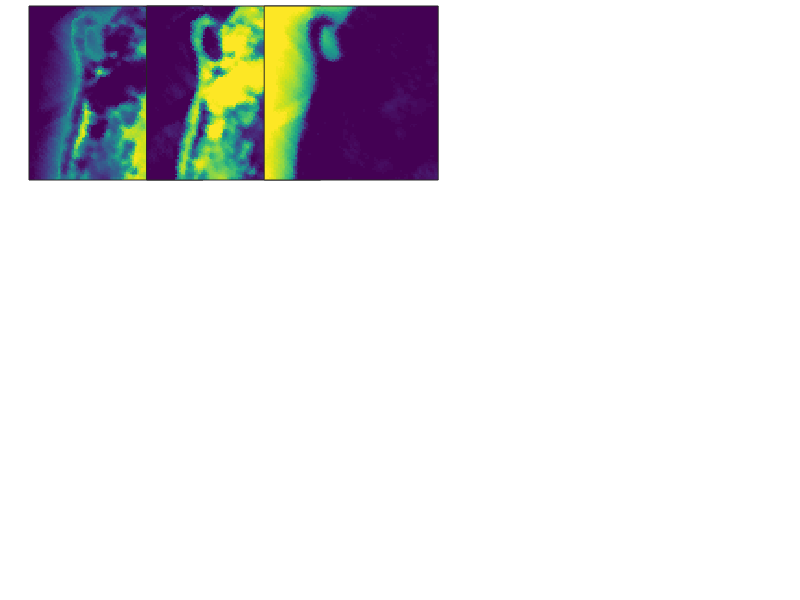

This figure's MATLAB source: (Note: this script raises an error after producing the figure.)
 close all;
 figure('units','normalized','outerposition',[0 0 1 1]);
 clear;
% font size
p = 8; x= 0.147; y=0.295;
a = 3; b = 3; pos = 0; t = 0.29;
% ground truth
load('dataset_real_samson.mat');
[n,m] = size(X);
k = size(W,2);

W_n = zscore(W);
H_r = reshape(H',sqrt(m),sqrt(m),k);

%[1]
h1 = subplot(a,b,1);
imagesc(H_r(:,:,1),[0 1]);
set(h1,'Position',[0 0.7 t t]);
axis equal;
axis([1 sqrt(m) 1 sqrt(m)]);
set(gca,'FontSize',12);
set(gca,'xtick',[]);
set(gca,'xticklabel',[]);
set(gca,'ytick',[]);
set(gca,'yticklabel',[]);
colormap;

%[2]
h2 = subplot(a,b,2);
imagesc(H_r(:,:,2),[0 1]);
set(h2,'Position',[0+x 0.7 t t]);
axis equal;
axis([1 sqrt(m) 1 sqrt(m)]);
set(gca,'FontSize',12);
set(gca,'xtick',[]);
set(gca,'xticklabel',[]);
set(gca,'ytick',[]);
set(gca,'yticklabel',[]);
colormap;
%
%[21]
h3 = subplot(a,b,3);
imagesc(H_r(:,:,3),[0 1]);
set(h3,'Position',[0+x+x 0.7 t t]);
axis equal;
axis([1 sqrt(m) 1 sqrt(m)]);
set(gca,'FontSize',12);
set(gca,'xtick',[]);
set(gca,'xticklabel',[]);
set(gca,'ytick',[]);
set(gca,'yticklabel',[]);
colormap;

% KbSNMF-fnorm
load('Variables_KbSNMF_fnorm_samson_gamma_300_E-2_theta_10_E-2.mat');
W = A_s;
H = S_s;
[n,m] = size(X);
k = size(W,2);
W_n = zscore(W);
H_r = reshape(H',sqrt(m),sqrt(m),k);

%[7]
h4 = subplot(a,b,4);
imagesc(H_r(:,:,1),[0 1]);
set(h4,'Position',[0 0.7-y t t]);
axis equal;
axis([1 sqrt(m) 1 sqrt(m)]);
set(gca,'FontSize',12);
set(gca,'xtick',[]);
set(gca,'xticklabel',[]);
set(gca,'ytick',[]);
set(gca,'yticklabel',[]);
colormap;
%
%[7]
h5 = subplot(a,b,5);
imagesc(H_r(:,:,2),[0 1]);
set(h5,'Position',[0+x 0.7-y t t]);
axis equal;
axis([1 sqrt(m) 1 sqrt(m)]);
set(gca,'FontSize',12);
set(gca,'xtick',[]);
set(gca,'xticklabel',[]);
set(gca,'ytick',[]);
set(gca,'yticklabel',[]);
colormap;

%[9]
h6 = subplot(a,b,6);
imagesc(H_r(:,:,3),[0 1]);
set(h6,'Position',[0+x+x 0.7-y t t]);
axis equal;
axis([1 sqrt(m) 1 sqrt(m)]);
set(gca,'FontSize',12);
set(gca,'xtick',[]);
set(gca,'xticklabel',[]);
set(gca,'ytick',[]);
set(gca,'yticklabel',[]);
colormap;

% KbSNMF-div

load('Variables_KbSNMF_div_samson_gamma_800_E-2_theta_20_E-2.mat');
W = A_s;
H = S_s;
[n,m] = size(X);
k = size(W,2);
W_n = zscore(W);
H_r = reshape(H',sqrt(m),sqrt(m),k);

%[13]
h7 = subplot(a,b,7);
imagesc(H_r(:,:,1),[0 1]);
set(h7,'Position',[0 0.7-y-y t t]);
axis equal;
axis([1 sqrt(m) 1 sqrt(m)]);
set(gca,'FontSize',12);
set(gca,'xtick',[]);
set(gca,'xticklabel',[]);
set(gca,'ytick',[]);
set(gca,'yticklabel',[]);
colormap;

%[14]
h8 = subplot(a,b,8);
imagesc(H_r(:,:,2),[0 1]);
set(h8,'Position',[0+x 0.7-y-y t t]);
axis equal;
axis([1 sqrt(m) 1 sqrt(m)]);
set(gca,'FontSize',12);
set(gca,'xtick',[]);
set(gca,'xticklabel',[]);
set(gca,'ytick',[]);
set(gca,'yticklabel',[]);
colormap;

%[15]
h9 = subplot(a,b,9);
imagesc(H_r(:,:,3),[0 1]);
set(h9,'Position',[0+x+x 0.7-y-y t t]);
axis equal;
axis([1 sqrt(m) 1 sqrt(m)]);
set(gca,'FontSize',12);
set(gca,'xtick',[]);
set(gca,'xticklabel',[]);
set(gca,'ytick',[]);
set(gca,'yticklabel',[]);
colormap;

cb = colorbar;
set(gca,'FontSize',16);

%%
set(cb,'Position',[0+x+x+x+x/2+0.02 0.7-y-y .02 .88])% To change size
%%
% print('-r300','-depsc2', 'performance_samson_abundance');

